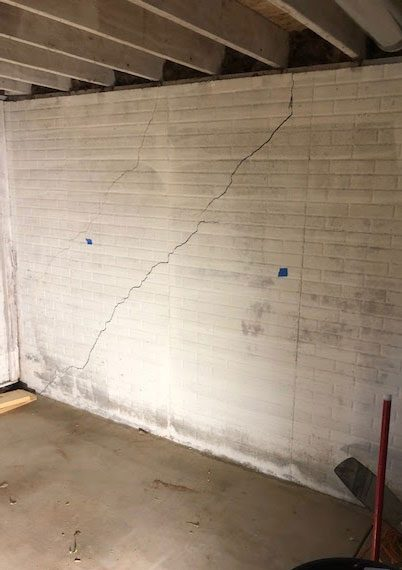
#> input picture test_photos/Cracked-wall-2.jpg, 402 x 570 px
$ python -i explainability.py   (imports and definitions only)
#> lines starting #> are read from the running program, lines starting #| are printed output that depends on the picture; after the words box and inside, x2 and y2 are one past the last pixel; in counts of white or black regions, pixels touching at a corner belong together
#> further down, picture is the input picture: PIL image 402x570 RGB; mean R, G, B 153.4, 136.5, 118.4
import numpy as np
from PIL import Image, ImageDraw, ImageFont, ImageFilter
import os
from typing import Tuple, Dict, Any

def apply_colormap_jet(intensity: np.ndarray) -> np.ndarray:
    """
    Maps a normalized 2D intensity array [0.0, 1.0] to an RGB Jet/Turbo thermal heatmap.
    """
    r = np.clip(1.5 - np.abs(intensity * 4.0 - 3.0), 0.0, 1.0)
    g = np.clip(1.5 - np.abs(intensity * 4.0 - 2.0), 0.0, 1.0)
    b = np.clip(1.5 - np.abs(intensity * 4.0 - 1.0), 0.0, 1.0)

    rgb = np.stack([r, g, b], axis=-1) * 255.0
    return rgb.astype(np.uint8)

def compute_gradcam_overlay(
    image: Image.Image,
    defect_type: str = "CRACK"
) -> Tuple[Image.Image, float, Dict[str, Any]]:
    """
    Computes a mathematical Grad-CAM activation map and blends it over the original image.
    If defect_type is NONE, renders a clean green inspection verification overlay.
    """
#> called with defect_type = 'CRACK'
    img_rgb = image.convert("RGB")
    width, height = img_rgb.size
#> width = 402; height = 570

    # Handle Normal / Clean surface with no damage
    if defect_type == "NONE":
        blended = img_rgb.copy()
        draw = ImageDraw.Draw(blended)
        # Draw soft green diagnostic scan border
        draw.rectangle([10, 10, width - 10, height - 10], outline="#10b981", width=3)
        # Top verification badge
        draw.rectangle([10, 10, min(width - 10, 310), 38], fill="#022c22")
        draw.text((18, 16), "AI SCAN: NOMINAL (NO DEFECT DETECTED)", fill="#34d399")

        bbox = {"x": 10, "y": 10, "width": width - 20, "height": height - 20}
        return blended, 0.99, bbox

    # For Cracks or Corrosion:
    img_gray = np.array(img_rgb.convert("L"), dtype=np.float32)

    # Spatial Gradients
    grad_y = np.abs(np.diff(img_gray, axis=0, prepend=img_gray[0:1, :]))
    grad_x = np.abs(np.diff(img_gray, axis=1, prepend=img_gray[:, 0:1]))
    gradient_magnitude = np.sqrt(grad_x**2 + grad_y**2)

    if defect_type == "CORROSION":
        arr_rgb = np.array(img_rgb, dtype=np.float32)
        rust_metric = (arr_rgb[:, :, 0] - arr_rgb[:, :, 2]) / (arr_rgb[:, :, 0] + 1.0)
        saliency = np.clip(rust_metric * 1.5, 0.0, 1.0)
    else:
        # Crack fissure: dark contrast line
        darkness = (255.0 - img_gray) / 255.0
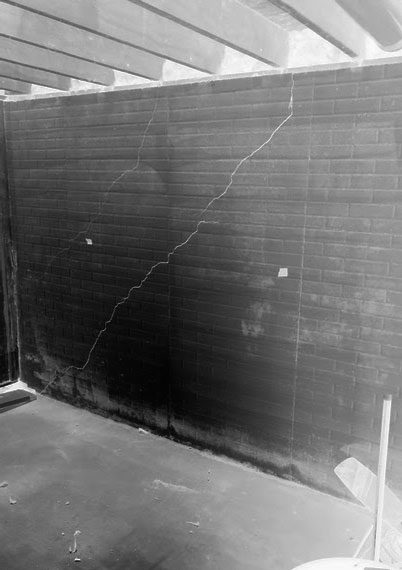
#> darkness: shape (570, 402) float32; min 0.00392, max 0.996, mean 0.453
        grad_norm = gradient_magnitude / (np.max(gradient_magnitude) + 1e-5)
        saliency = 0.65 * grad_norm + 0.35 * darkness

    # Gaussian smoothing simulating convolutional receptive field
    saliency_img = Image.fromarray((saliency * 255).astype(np.uint8)).filter(
        ImageFilter.GaussianBlur(radius=max(2, width // 36))
    )
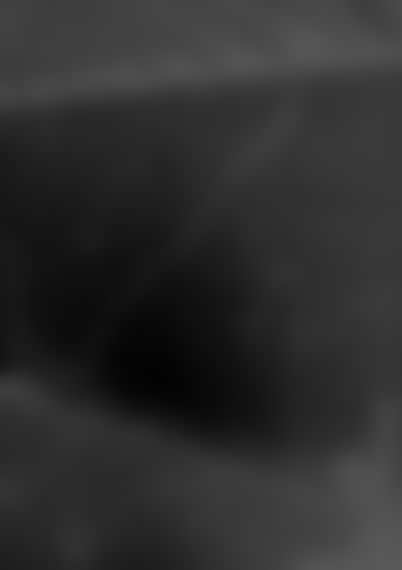
#> saliency_img: PIL image 402x570 L; min 3, max 89, mean 46
    heatmap_raw = np.array(saliency_img, dtype=np.float32) / 255.0

    p_high = np.percentile(heatmap_raw, 85)
#> p_high = 0.263
    heatmap_norm = np.clip((heatmap_raw - p_high * 0.4) / (np.max(heatmap_raw) - p_high * 0.4 + 1e-5), 0.0, 1.0)
    heatmap_norm = heatmap_norm ** 1.8
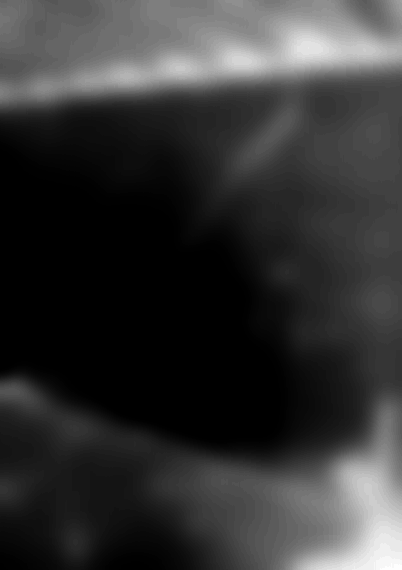
#> heatmap_norm: shape (570, 402) float32; min 0, max 1, mean 0.205

    # Connected ROI extraction
    active_mask = heatmap_norm > 0.52
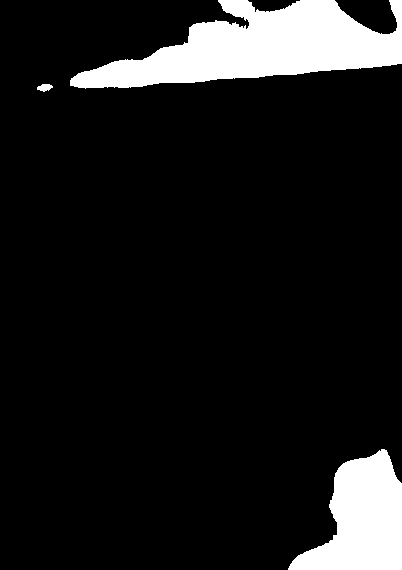
#> active_mask: shape (570, 402) bool; 10.7% white; 3 white regions, box (x1, y1, x2, y2) and area: (70, 0, 402, 89) 16154, (288, 449, 402, 570) 8334, (37, 84, 53, 92) 87

    if np.any(active_mask):
        y_indices, x_indices = np.where(active_mask)
        min_x, max_x = int(np.min(x_indices)), int(np.max(x_indices))
#> min_x = 37; max_x = 401
        min_y, max_y = int(np.min(y_indices)), int(np.max(y_indices))
#> min_y = 0; max_y = 569

        pad = int(min(width, height) * 0.05)
#> pad = 20
        bbox = {
            "x": max(0, min_x - pad),
            "y": max(0, min_y - pad),
            "width": min(width - 1, max_x + pad) - max(0, min_x - pad),
            "height": min(height - 1, max_y + pad) - max(0, min_y - pad)
        }
#> bbox = {'x': 17, 'y': 0, 'width': 384, 'height': 569}

        total_energy = np.sum(heatmap_norm)
#> total_energy = 46971.8
        roi_energy = np.sum(heatmap_norm[bbox["y"]:bbox["y"]+bbox["height"], bbox["x"]:bbox["x"]+bbox["width"]])
#> roi_energy = 45431.2
        explainability_score = float(roi_energy / (total_energy + 1e-5))
#> explainability_score = 0.967
        explainability_score = round(min(0.97, max(0.82, explainability_score)), 3)
    else:
        bbox = {"x": width//4, "y": height//4, "width": width//2, "height": height//2}
        explainability_score = 0.90

    heatmap_colored = apply_colormap_jet(heatmap_norm)
#> in apply_colormap_jet, `b = np.clip(1.5 - np.abs(intensity * 4.0 - 1.0), 0.0, 1.0)`:
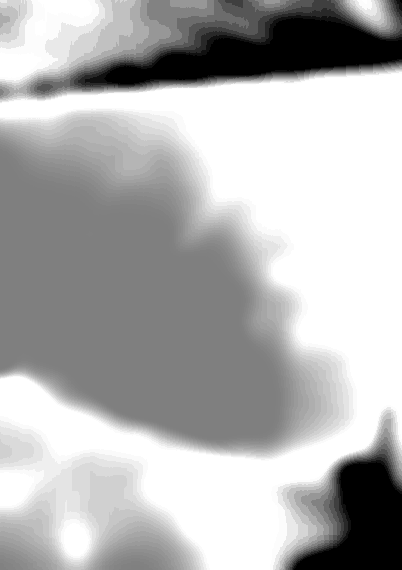
#> b: shape (570, 402) float32; min 0, max 1, mean 0.697
#> in apply_colormap_jet, `rgb = np.stack([r, g, b], axis=-1) * 255.0`:
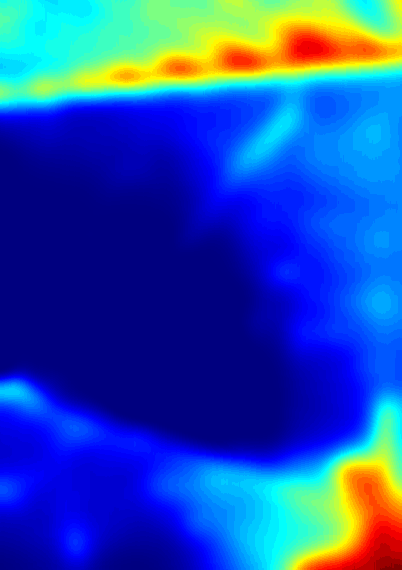
#> rgb: shape (570, 402, 3) float32; mean of channels 0, 1, 2 32.1, 76.9, 178.1; drawn as R, G, B
    heatmap_pil = Image.fromarray(heatmap_colored)

    blended = Image.blend(img_rgb, heatmap_pil, alpha=0.45)
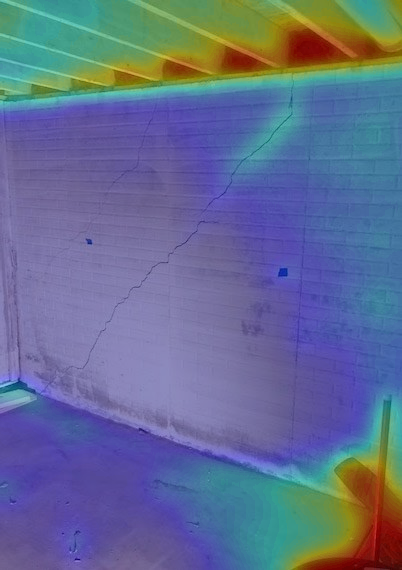
#> blended: PIL image 402x570 RGB; mean R, G, B 98.3, 109.1, 144.5
    draw = ImageDraw.Draw(blended)

    bx, by, bw, bh = bbox["x"], bbox["y"], bbox["width"], bbox["height"]
#> bx = 17; by = 0; bw = 384; bh = 569
    draw.rectangle([bx, by, bx + bw, by + bh], outline="#ef4444", width=3)

    badge_text = f"AI FOCUS: {defect_type} ({int(explainability_score * 100)}% ROI)"
#> badge_text = 'AI FOCUS: CRACK (96% ROI)'
    draw.rectangle([bx, max(0, by - 24), bx + 220, max(24, by)], fill="#0f172a")
    draw.text((bx + 6, max(3, by - 21)), badge_text, fill="#38bdf8")

    return blended, explainability_score, bbox

>>> from PIL import Image
>>> picture = Image.open('../../../test_photos/Cracked-wall-2.jpg')
>>> result = compute_gradcam_overlay(picture)

$ run again, on test_photos/1640590190757481.png
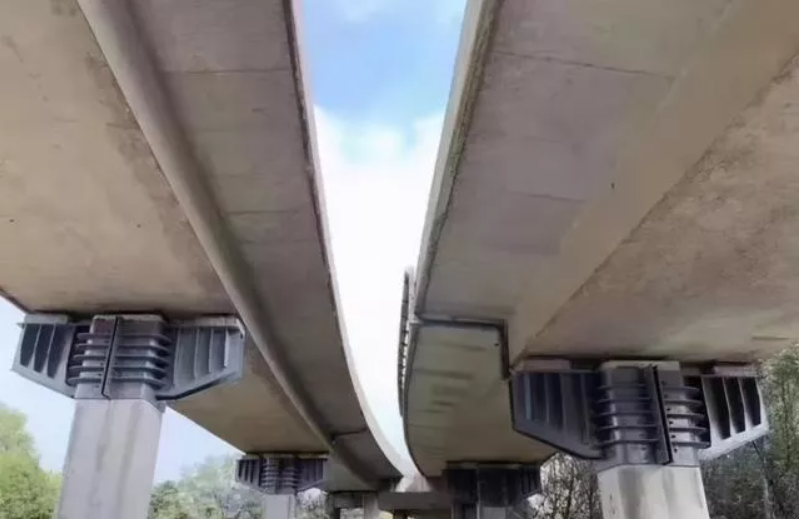
#> input picture test_photos/1640590190757481.png, 799 x 520 px
#> picture is the input picture: PIL image 799x520 RGBA; mean R, G, B, A 129.6, 124.5, 122.6, 255
#> p_high = 0.255
#> in compute_gradcam_overlay, `active_mask = heatmap_norm > 0.52`:
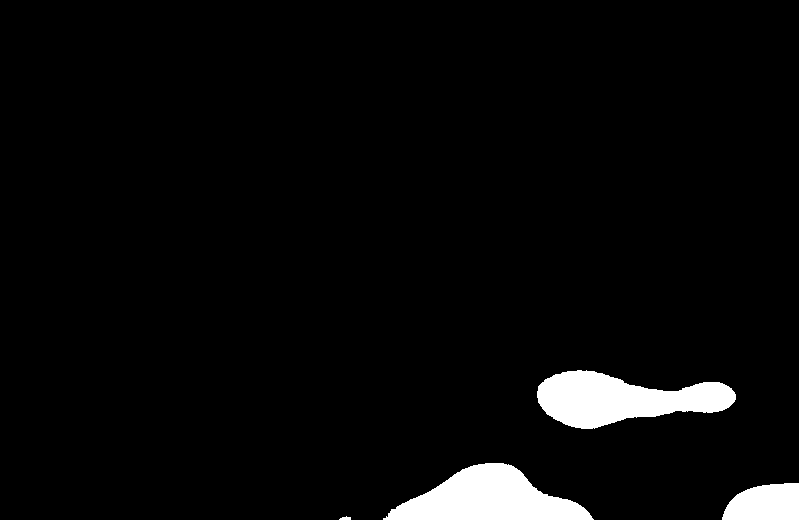
#> active_mask: shape (520, 799) bool; 4% white; 4 white regions, box (x1, y1, x2, y2) and area: (537, 370, 736, 429) 7123, (383, 463, 594, 520) 7031, (722, 483, 799, 520) 2355, (339, 516, 351, 520) 33
#> y_indices = 16542 values from 370 to 519; x_indices = 16542 values, max 798 at index 8466, min 339 at index 16242, mean 584.7
#> min_x = 339; max_x = 798
#> min_y = 370; max_y = 519
#> bbox = {'x': 313, 'y': 344, 'width': 485, 'height': 175}
#> total_energy = 70307.2
#> roi_energy = 31618.1
#> in compute_gradcam_overlay, `explainability_score = float(roi_energy / (total_energy + 1e-5))`: explainability_score = 0.45
#> in compute_gradcam_overlay, `explainability_score = round(min(0.97, max(0.82, explainability_score)..`: explainability_score = 0.82
#> in compute_gradcam_overlay, `blended = Image.blend(img_rgb, heatmap_pil, alpha=0.45)`:
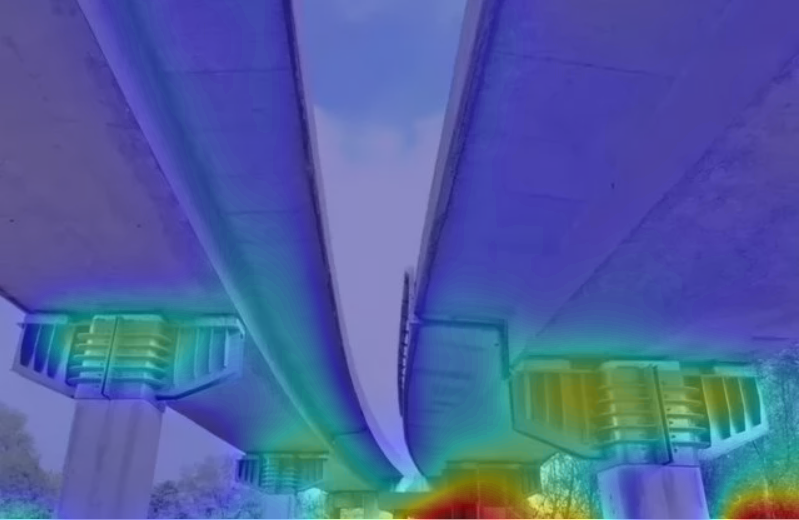
#> blended: PIL image 799x520 RGB; mean R, G, B 77.3, 95.8, 159.3
#> bx = 313; by = 344; bw = 485; bh = 175
#> badge_text = 'AI FOCUS: CRACK (82% ROI)'
